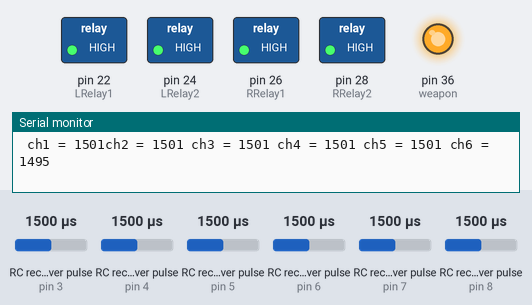
Simulated run of this sketch. Board: Arduino Mega 2560, built with avr-gcc and run on an emulated ATmega2560. Parts: switched loads named in the sketch (green lamp = pin HIGH), output pins drawn as LEDs (lit = HIGH), the last lines printed to the serial monitor. Wiring (inferred from the names in the program): 6 × RC receiver channel: data pin 3 / data pin 4 / data pin 5 / data pin 6 / data pin 7 / data pin 8. The inputs (shaded band) are chosen by the test bench; at power-on: RC receiver pulse (sensors on pin 3, pin 7, pin 8, pin 4, pin 5, pin 6) 1500 µs.

Above: at 1.2 s.
1.3 s: RC receiver pulse (sensor on pin 3) set to 1785 µs
4.3 s: RC receiver pulse (sensor on pin 3) set to 1814 µs
At 5.1 s:
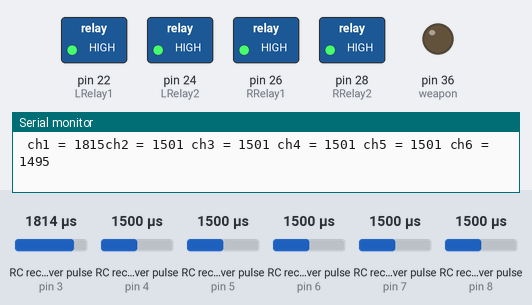
5.9 s: RC receiver pulse (sensor on pin 7) set to 1255 µs
7.4 s: RC receiver pulse (sensor on pin 7) set to 1233 µs
At 8.6 s:
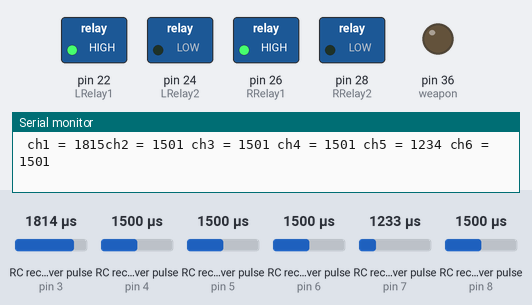
8.9 s: RC receiver pulse (sensor on pin 8) set to 1351 µs
11.9 s: RC receiver pulse (sensor on pin 8) set to 1317 µs
At 13.1 s:
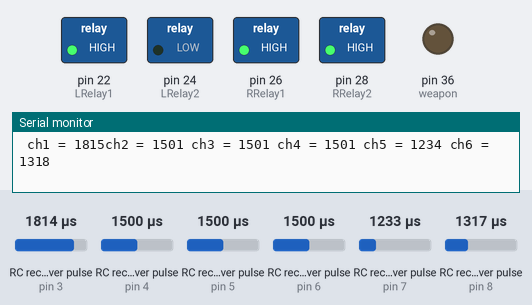
Timing chart, 0 to 14.5 s (numbered marks = the images above; inputs shaded):
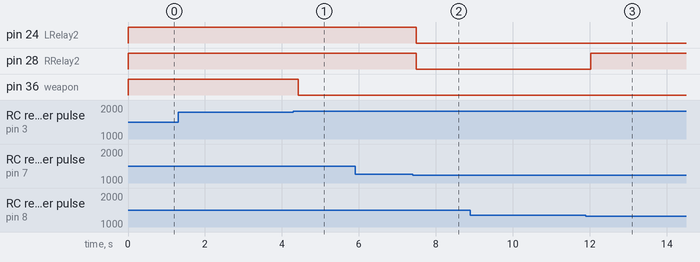

Measured:
- the behaviour switches between 1799 and 1800 µs on RC receiver pulse (sensor on pin 3) (found by bisection; images 0 and 1)
- the behaviour switches between 1242 and 1241 µs on RC receiver pulse (sensor on pin 7) (found by bisection; images 1 and 2)
- the behaviour switches between 1336 and 1335 µs on RC receiver pulse (sensor on pin 8) (found by bisection; images 2 and 3)
- after the input at 4.3 s, pin 36 (weapon): HIGH → LOW after 0.12 s
- after the input at 7.4 s, pin 24 (LRelay2), pin 28 (RRelay2): HIGH → LOW after 0.09 s
- after the input at 11.9 s, pin 28 (RRelay2): LOW → HIGH after 0.12 s

The sketch:

Kraken_2.ino
```cpp
/*

Team RoboticGen

Code for Kraken 2

Version 4

*/

int rc_pulse_channel1;
int rc_pulse_channel2;
int rc_pulse_channel3;
int rc_pulse_channel4;
int rc_pulse_channel5;
int rc_pulse_channel6;

#define rc_channel1 3 //Turning rudder Min 986 Max 1970
#define rc_channel2 4 //Forward and Backward Min 986 Max 1970
#define rc_channel3 5 //Weapon Throttle Min 986 Max 1970
#define rc_channel4 6 // Left Rudder
#define rc_channel5 7 //Switch C Up 994 Mid 1488-1494 Down 1988
#define rc_channel6 8 //Switch A UP 986 Down 1970

#define LRelay1 22
#define LRelay2 24
#define RRelay1 26
#define RRelay2 28

#define weapon 36

#define buzzer 23

int maxSpeed = 100;

int throttle;
int rudder;
int weaponThrottle;

bool transmitterFlag = 0;


void setup() {

  pinMode(rc_channel1,INPUT);
  pinMode(rc_channel2,INPUT);
  pinMode(rc_channel3,INPUT);
  pinMode(rc_channel4,INPUT);
  pinMode(rc_channel5,INPUT);
  pinMode(rc_channel6,INPUT);


  pinMode(LRelay1,OUTPUT);
  pinMode(LRelay2,OUTPUT);
  pinMode(RRelay1,OUTPUT);
  pinMode(RRelay2,OUTPUT);
  pinMode(weapon,OUTPUT);

  digitalWrite(LRelay1,HIGH);
  digitalWrite(LRelay2,HIGH);
  digitalWrite(RRelay1,HIGH);
  digitalWrite(RRelay2,HIGH);
  digitalWrite(weapon,HIGH);

  Serial.begin(9600);


}

void loop() {

  rc_pulse_channel1 = pulseIn(rc_channel1,HIGH,30000);
  rc_pulse_channel2 = pulseIn(rc_channel2,HIGH,30000);
  rc_pulse_channel3 = pulseIn(rc_channel3,HIGH,30000);
  rc_pulse_channel4 = pulseIn(rc_channel4,HIGH,30000);
  rc_pulse_channel5 = pulseIn(rc_channel5,HIGH,30000);
  rc_pulse_channel6 = pulseIn(rc_channel6,HIGH,30000);


  Serial.print(" ch1 = ");
  Serial.print(rc_pulse_channel1);
  Serial.print("ch2 = ");
  Serial.print(rc_pulse_channel2);
  Serial.print(" ch3 = ");
  Serial.print(rc_pulse_channel3);
  Serial.print(" ch4 = ");
  Serial.print(rc_pulse_channel4);
  Serial.print(" ch5 = ");
  Serial.print(rc_pulse_channel5);
  Serial.print(" ch6 = ");
  Serial.println(rc_pulse_channel6);


  // Turning Everything off if the receiver not connected
  if(rc_pulse_channel1 == 0 && rc_pulse_channel2 == 0 && rc_pulse_channel3 == 0 && rc_pulse_channel4 == 0 && rc_pulse_channel5 == 0 && rc_pulse_channel6 == 0){
   transmitterFlag = 0;
  }
  else{
    transmitterFlag = 1;
  }


  // Throttle and Rudder
  if(transmitterFlag == 1){

  throttle = map(rc_pulse_channel5,994,1988,-maxSpeed,maxSpeed);
  rudder = map(rc_pulse_channel6,986,1970,-maxSpeed,maxSpeed);

  //Serial.println(throttle);

  if(throttle > maxSpeed){
    throttle = maxSpeed;
  }
  else if(throttle < -maxSpeed){
    throttle = -maxSpeed;
  }

  if(rudder > maxSpeed){
    rudder = maxSpeed;
  }
  else if(rudder < -maxSpeed){
    rudder = -maxSpeed;
  }


  if(rudder <= 10 && rudder >= -10){
    //run_robot(throttle,throttle);
    if(throttle > 50){
      go_forward();
    }
    else if(throttle < -50){
      go_backward();
    }
    else{
      stop();
    }
  }
  else if(rudder>30 && throttle > 10){
    forward_right();

  }
  else if(rudder<-30 && throttle > 10){
    forward_left();
  }
  else if(rudder>30 && throttle < -10){
    backward_right();

  }
  else if(rudder<-30 && throttle < -10){
    backward_left();
  }
  else if(throttle <= 10 && throttle >= -10){
    if(rudder>10){
      turn_right();
    }
    else if(rudder<-10){
      turn_left();
    }
  }


  if(rc_pulse_channel1 > 1800){
    //digitalWrite(relay1,HIGH);
    digitalWrite(weapon,LOW);

  }
  else{
    //digitalWrite(relay1,LOW);
    digitalWrite(weapon,HIGH);
  }


  }
  delay(10);
}


void go_forward(void){
  digitalWrite(LRelay1,LOW);
  digitalWrite(LRelay2,HIGH);
  digitalWrite(RRelay1,LOW);
  digitalWrite(RRelay2,HIGH);
}

void go_backward(void){
  digitalWrite(LRelay1,HIGH);
  digitalWrite(LRelay2,LOW);
  digitalWrite(RRelay1,HIGH);
  digitalWrite(RRelay2,LOW);
}

void turn_left(void){
  digitalWrite(LRelay1,HIGH);
  digitalWrite(LRelay2,LOW);
  digitalWrite(RRelay1,LOW);
  digitalWrite(RRelay2,HIGH);
}

void turn_right(void){
  digitalWrite(LRelay1,LOW);
  digitalWrite(LRelay2,HIGH);
  digitalWrite(RRelay1,HIGH);
  digitalWrite(RRelay2,LOW);
}

void forward_left(void){
  digitalWrite(LRelay1,HIGH);
  digitalWrite(LRelay2,HIGH);
  digitalWrite(RRelay1,LOW);
  digitalWrite(RRelay2,HIGH);
}

void forward_right(void){
  digitalWrite(LRelay1,LOW);
  digitalWrite(LRelay2,HIGH);
  digitalWrite(RRelay1,HIGH);
  digitalWrite(RRelay2,HIGH);
}

void backward_left(void){
  digitalWrite(LRelay1,HIGH);
  digitalWrite(LRelay2,LOW);
  digitalWrite(RRelay1,HIGH);
  digitalWrite(RRelay2,HIGH);
}

void backward_right(void){
  digitalWrite(LRelay1,HIGH);
  digitalWrite(LRelay2,HIGH);
  digitalWrite(RRelay1,HIGH);
  digitalWrite(RRelay2,LOW);
}

void stop(void){
  digitalWrite(LRelay1,HIGH);
  digitalWrite(LRelay2,HIGH);
  digitalWrite(RRelay1,HIGH);
  digitalWrite(RRelay2,HIGH);
}
```
